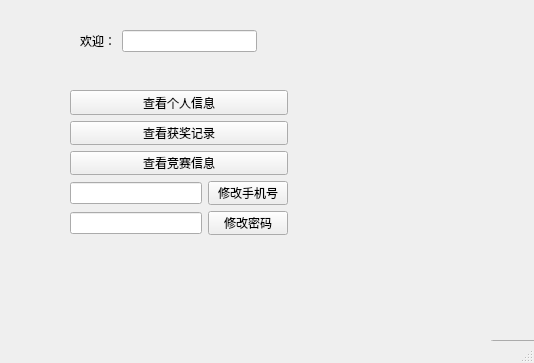
<?xml version="1.0" encoding="UTF-8"?>
<ui version="4.0">
 <class>studentMainWindow</class>
 <widget class="QMainWindow" name="studentMainWindow">
  <property name="geometry">
   <rect>
    <x>0</x>
    <y>0</y>
    <width>534</width>
    <height>363</height>
   </rect>
  </property>
  <property name="windowTitle">
   <string>MainWindow</string>
  </property>
  <widget class="QWidget" name="centralwidget">
   <widget class="QWidget" name="layoutWidget">
    <property name="geometry">
     <rect>
      <x>80</x>
      <y>30</y>
      <width>177</width>
      <height>22</height>
     </rect>
    </property>
    <layout class="QHBoxLayout" name="horizontalLayout_3">
     <item>
      <widget class="QLabel" name="label">
       <property name="text">
        <string>欢迎：</string>
       </property>
      </widget>
     </item>
     <item>
      <widget class="QLineEdit" name="lineEdit"/>
     </item>
    </layout>
   </widget>
   <widget class="QPushButton" name="pushButton_6">
    <property name="geometry">
     <rect>
      <x>490</x>
      <y>340</y>
      <width>75</width>
      <height>23</height>
     </rect>
    </property>
    <property name="text">
     <string>退出登录</string>
    </property>
   </widget>
   <widget class="QWidget" name="layoutWidget_2">
    <property name="geometry">
     <rect>
      <x>70</x>
      <y>90</y>
      <width>218</width>
      <height>145</height>
     </rect>
    </property>
    <layout class="QVBoxLayout" name="verticalLayout">
     <item>
      <widget class="QPushButton" name="pushButton">
       <property name="text">
        <string>查看个人信息</string>
       </property>
      </widget>
     </item>
     <item>
      <widget class="QPushButton" name="pushButton_2">
       <property name="text">
        <string>查看获奖记录</string>
       </property>
      </widget>
     </item>
     <item>
      <widget class="QPushButton" name="pushButton_3">
       <property name="text">
        <string>查看竞赛信息</string>
       </property>
      </widget>
     </item>
     <item>
      <layout class="QHBoxLayout" name="horizontalLayout">
       <item>
        <widget class="QLineEdit" name="phonelineEdit_3"/>
       </item>
       <item>
        <widget class="QPushButton" name="pushButton_4">
         <property name="text">
          <string>修改手机号</string>
         </property>
        </widget>
       </item>
      </layout>
     </item>
     <item>
      <layout class="QHBoxLayout" name="horizontalLayout_2">
       <item>
        <widget class="QLineEdit" name="lineEdit_2"/>
       </item>
       <item>
        <widget class="QPushButton" name="pushButton_5">
         <property name="text">
          <string>修改密码</string>
         </property>
        </widget>
       </item>
      </layout>
     </item>
    </layout>
   </widget>
  </widget>
  <widget class="QMenuBar" name="menubar">
   <property name="geometry">
    <rect>
     <x>0</x>
     <y>0</y>
     <width>534</width>
     <height>23</height>
    </rect>
   </property>
  </widget>
  <widget class="QStatusBar" name="statusbar"/>
 </widget>
 <resources/>
 <connections/>
</ui>
